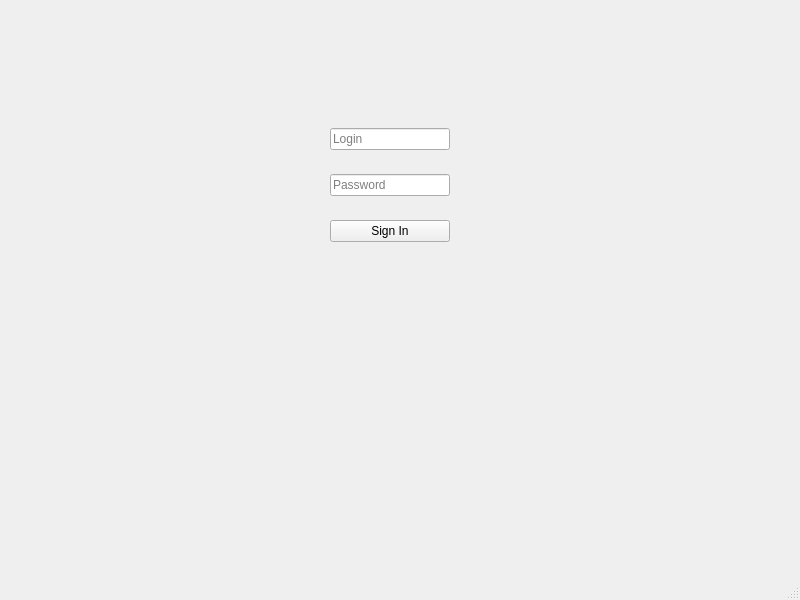
<?xml version="1.0" encoding="UTF-8"?>
<ui version="4.0">
 <class>MainWindow</class>
 <widget class="QMainWindow" name="MainWindow">
  <property name="geometry">
   <rect>
    <x>0</x>
    <y>0</y>
    <width>800</width>
    <height>600</height>
   </rect>
  </property>
  <property name="windowTitle">
   <string>MainWindow</string>
  </property>
  <widget class="QWidget" name="centralwidget">
   <widget class="QWidget" name="verticalLayoutWidget">
    <property name="geometry">
     <rect>
      <x>310</x>
      <y>90</y>
      <width>160</width>
      <height>191</height>
     </rect>
    </property>
    <layout class="QVBoxLayout" name="verticalLayout">
     <property name="spacing">
      <number>6</number>
     </property>
     <property name="leftMargin">
      <number>20</number>
     </property>
     <property name="topMargin">
      <number>20</number>
     </property>
     <property name="rightMargin">
      <number>20</number>
     </property>
     <property name="bottomMargin">
      <number>20</number>
     </property>
     <item>
      <widget class="QLineEdit" name="lineEdit_login">
       <property name="placeholderText">
        <string>Login</string>
       </property>
      </widget>
     </item>
     <item>
      <widget class="QLineEdit" name="lineEdit_password">
       <property name="placeholderText">
        <string>Password</string>
       </property>
      </widget>
     </item>
     <item>
      <widget class="QPushButton" name="pushButton">
       <property name="text">
        <string>Sign In</string>
       </property>
      </widget>
     </item>
    </layout>
   </widget>
  </widget>
  <widget class="QMenuBar" name="menubar">
   <property name="geometry">
    <rect>
     <x>0</x>
     <y>0</y>
     <width>800</width>
     <height>21</height>
    </rect>
   </property>
  </widget>
  <widget class="QStatusBar" name="statusbar"/>
 </widget>
 <resources/>
 <connections/>
</ui>
